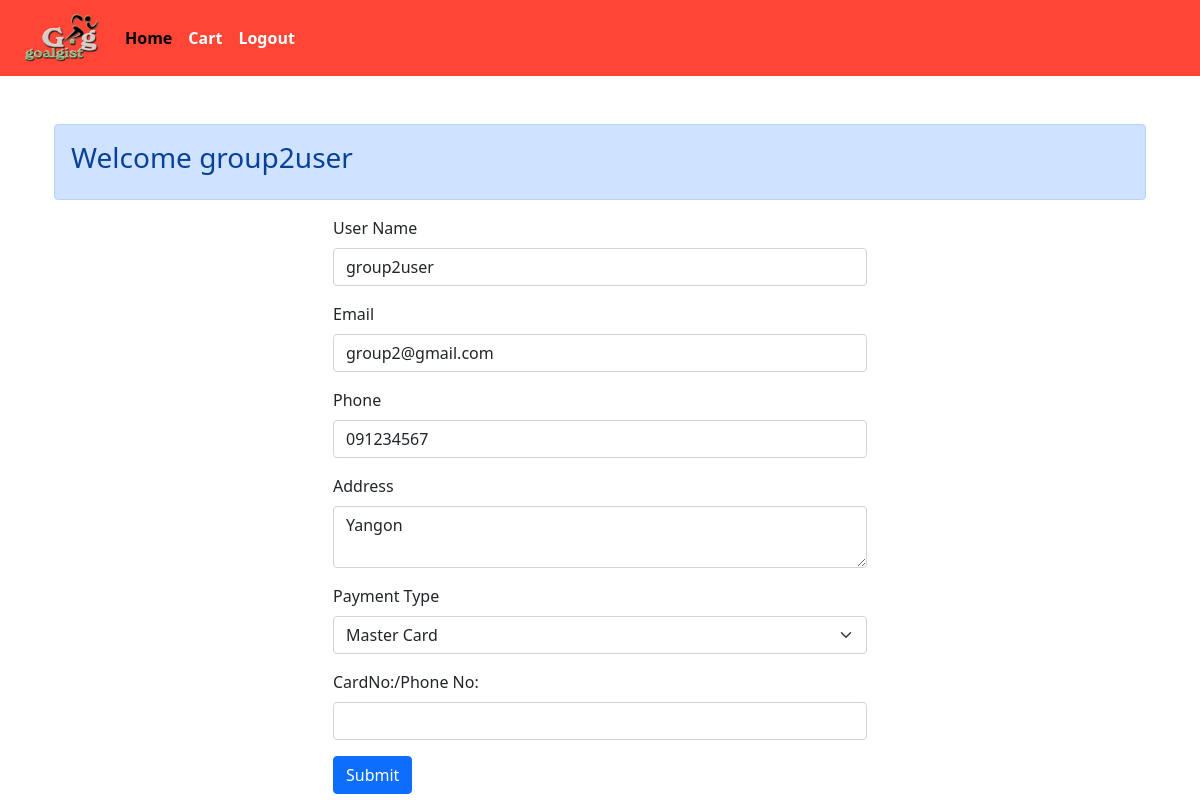
/submit-order.php (signed in), run on the app's committed database.
### tables this page shows
CREATE TABLE `user` (
  `userid` int(11) NOT NULL,
  `username` varchar(20) NOT NULL,
  `password` varchar(255) NOT NULL,
  `email` varchar(30) NOT NULL,
  `phone` varchar(30) NOT NULL,
  `address` varchar(100) NOT NULL,
  `role` varchar(10) NOT NULL
);

### submit-order.php (the view, shortened to what this page needs)
<?php
include 'conn.php';
if (!empty($_SESSION['user'])) {
    $user_name = $_SESSION['user'];
    $query = "select * from user where username='$user_name'";
    $go_query = mysqli_query($conn, $query);
    while ($out = mysqli_fetch_array($go_query)) {
        $user_name = $out['username'];
        $email = $out['email'];
        $phone = $out['phone'];
        $address = $out['address'];
    }
}
?>
<!DOCTYPE html>
<html lang="en">
<head>
    <link rel="stylesheet" href="https://cdn.jsdelivr.net/npm/bootstrap@5.3.0/dist/css/bootstrap.min.css">
</head>
<body>
<?php include 'header.php' ?>
<div class="container mt-5">
    <div class="row">
    <div class="col-sm-12">
      <div class="alert alert-primary">
        <h3>Welcome
          <span class="showname">
            <?php
            if (!empty($_SESSION['user'])) {
              echo $_SESSION['user'];
            } else {
              $_SESSION['user'] = '';
            }
            ?>
          </span>
        </h3>
      </div>
    </div>
    </div>
    <div class="row">
        <div class="col-md-6 offset-md-3">
            <form action="submit.php" method="post">
                <div class="mb-3">
                    <label for="username" class="form-label">User Name</label>
                    <input type="text" value="<?php if(isset($user_name)){echo $user_name;}?>" name="username" class="form-control" />
                </div>
                <div class="mb-3">
                    <label for="email" class="form-label">Email</label>
                    <input type="text" value="<?php if(isset($email)){echo $email;}?>" name="email" class="form-control" />
                </div>
                <div class="mb-3">
                    <label for="phone" class="form-label">Phone</label>
                    <input type="text" value="<?php if(isset($phone)){echo $phone;}?>" name="phone" class="form-control" />
                </div>
                <div class="mb-3">
                    <label for="address" class="form-label">Address</label>
                    <textarea name="address" class="form-control"><?php if(isset($address)){echo $address;}?></textarea>
                </div>
                <div class="mb-3">
                    <label for="payment_type" class="form-label">Payment Type</label>
                    <select name="payment_type" class="form-select">
                        <option value="Master Card">Master Card</option>
                    </select>
                </div>
                <div class="mb-3">
                    <label for="cardno" class="form-label">CardNo:/Phone No:</label>
                    <input type="text" name="cardno" class="form-control" />
                </div>
                <input type="submit" name="submit" value="Submit" class="btn btn-primary" />
            </form>
        </div>
    </div>
</div>
</body>
</html>

### data on the page
user: username "group2user", email "group2@gmail.com", phone "091234567", address "Yangon"

### other printed values
$_SESSION['user'] "group2user"
